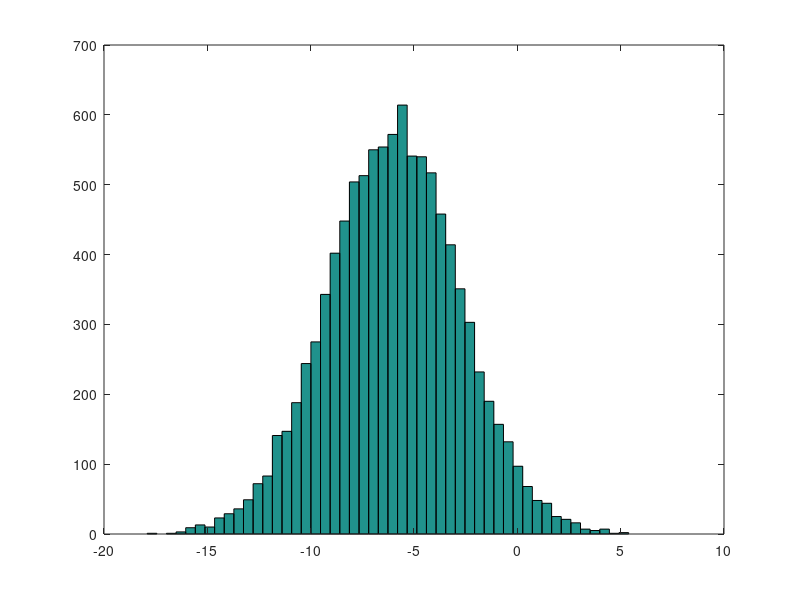

This chart was generated by the following MATLAB code:
% BASIC COMMANDS

% add
5 + 6

% subtract
3 - 2

% multiply
5 * 10

% divide
1 / 2

% exponents
2 ^ 6

% conditionals
1 == 2 % 1 equals 2
1 ~= 2 % 1 not equals 2
1 && 0 % AND operator
1 || 0 % OR operator
xor(1, 0) % XOR operator

% if you want to format the prompt string
% PS1('>> ')

% colons suppress output in a REPL session
a = 3;

% pi...
a = pi

% more complex printing
disp(a)
disp('')
disp('pi to two decimal places')
disp(sprintf('2 decimals: %0.2f', a))
disp('')
disp('pi to 6 decimal places')
disp(sprintf('6 decimals: %0.6f', a))

% matrices
A = [1 2;
     3 4;
     5 6]

% row vector
v = [1 2 3]

% column vector
v = [1; 2; 3;]

% vector number ranges
% start_number : increment_by : end_number
v = 1:0.1:2
v = 1:6

% matrix of ones
ones(2,3) % rows, columns
2 * ones(2,3)

% matrix of random numbers
rand(3,3) % rows, columns

% gaussian/normal random sample
w = randn(1,3)
w = -6 + sqrt(10) * randn(1,10000);

% plotting a histogram
f = figure()
hist(w, 50) % with 50 bins
[1 2 3]

% identity matrix
I = eye(4)
I = eye(6)
% `help eye`to get into on eye
